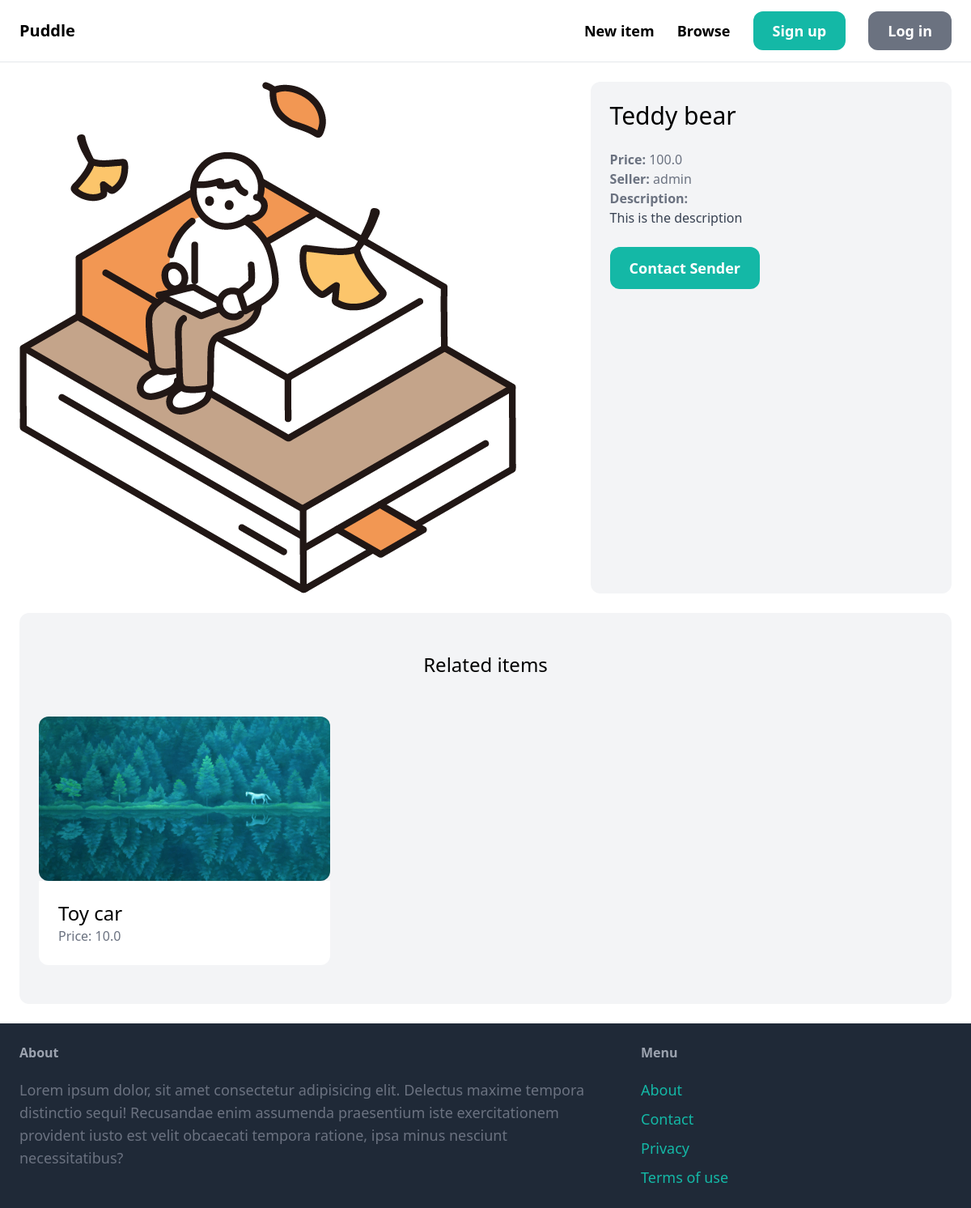
Page /items/1/ on the committed database.
### item/models.py (models this page shows, shortened)
class Item(models.Model):
    category = models.ForeignKey(Category, related_name='items',  on_delete=models.CASCADE)
    name = models.CharField(max_length=255)
    description = models.TextField(blank=True, null=True)
    price = models.FloatField()
    image = models.ImageField(upload_to='item_images', blank=True, null=True)
    is_sold = models.BooleanField(default=False)
    created_by = models.ForeignKey(User, related_name='items', on_delete=models.CASCADE)
    created_at = models.DateTimeField(auto_now_add=True)

### item/views.py (the view)
# urls.py: path('<int:pk>/', views.detail, name='detail'),
def detail(request, pk):
    item = get_object_or_404(Item, pk=pk)
    related_items = Item.objects.filter(category=item.category, is_sold=False).exclude(pk=pk)[0:3]
    return render(request, 'item/detail.html', {
        'item': item,
        'related_items': related_items,
    })

### item/templates/item/detail.html (shortened to what this page needs)
{% extends 'core/base.html' %}
{% block content %}
<div class="grid grid-cols-5 gap-6">
    <div class="col-span-3">
        <img src="{{ item.image.url }}" class="rounded-xl">
    </div>
    <div class="col-span-2 p-6 bg-gray-100 rounded-xl">
        <h1 class="mb-6 text-3xl">{{ item.name }}</h1>
        <p class="text-gray-500"><strong>Price: </strong>{{ item.price }}</p>
        <p class="text-gray-500"><strong>Seller: </strong>{{ item.created_by.username }}</p>
        {% if item.description %}
        <p class="text-gray-700">
            <strong class="text-gray-500">Description: </strong><br>
            {{ item.description }}
        </p>
        {% endif %}
        {% if request.user == item.created_by %}
        <div class="mt-6 p-6 bg-white rounded-xl">
            <p>This is your item!</p>
            <a href="#" class="inline-block mt-6 px-6 py-6 text-lg font-semibold bg-teal-500 text-white rounded-xl">Edit</a>
            <a href="{% url 'item:delete' item.id %}" class="inline-block mt-6 px-6 py-6 text-lg font-semibold bg-red-500 text-white rounded-xl">Delete</a>
        </div>
        {% else %}
        <a href="" class="inline-block mt-6 px-6 py-3 text-lg font-semibold bg-teal-500 text-white rounded-xl hover:bg-teal-700">Contact Sender</a>
        {% endif %}
    </div>
</div>
<div class="mt-6 px-6 py-12 bg-gray-100 rounded-xl">
    <h2 class="mb-12 text-2xl text-center">Related items</h2>
    <div class="grid grid-cols-3 gap-3">
        {% for item in related_items %}
        <div>
            <a href="{% url 'item:detail' item.id %}">
                <div>
                    <img src="{{ item.image.url }}" class="rounded-xl">
                </div>
                <div class="p-6 bg-white rounded-b-xl">
                    <h2 class="text-2xl">{{ item.name }}</h2>
                    <p class="text-gray-500">Price: {{ item.price }}</p>
                </div>
            </a>
        </div>
        {% endfor %}
    </div>
</div>
{% endblock %}

### rows in the picture
Item: image (picture), name "Teddy bear", price "100.0", created_by.username "admin", description "This is the description"
Item: image (picture), name "Toy car", price "10.0"
